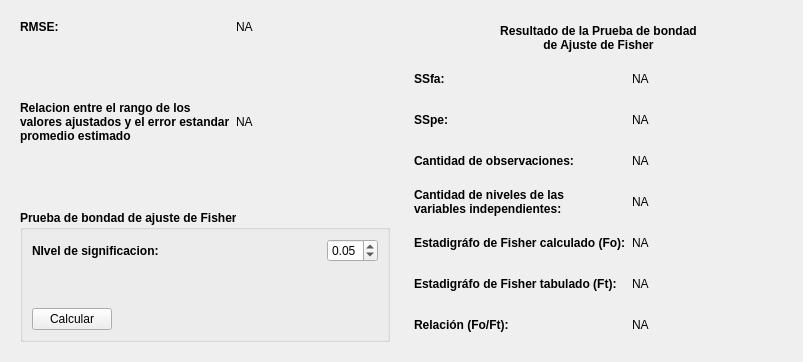
<?xml version="1.0" encoding="UTF-8"?>
<ui version="4.0">
 <class>WidgetTestQualityAdjust</class>
 <widget class="QWidget" name="WidgetTestQualityAdjust">
  <property name="geometry">
   <rect>
    <x>0</x>
    <y>0</y>
    <width>803</width>
    <height>362</height>
   </rect>
  </property>
  <property name="windowTitle">
   <string>Form</string>
  </property>
  <layout class="QHBoxLayout" name="horizontalLayout">
   <item>
    <widget class="QWidget" name="widget" native="true">
     <layout class="QGridLayout" name="gridLayout">
      <item row="0" column="0">
       <widget class="QLabel" name="label">
        <property name="sizePolicy">
         <sizepolicy hsizetype="Maximum" vsizetype="Preferred">
          <horstretch>0</horstretch>
          <verstretch>0</verstretch>
         </sizepolicy>
        </property>
        <property name="font">
         <font>
          <weight>75</weight>
          <bold>true</bold>
         </font>
        </property>
        <property name="text">
         <string>RMSE:</string>
        </property>
       </widget>
      </item>
      <item row="0" column="2">
       <widget class="QLabel" name="lORMSE">
        <property name="sizePolicy">
         <sizepolicy hsizetype="Minimum" vsizetype="Preferred">
          <horstretch>0</horstretch>
          <verstretch>0</verstretch>
         </sizepolicy>
        </property>
        <property name="text">
         <string>NA</string>
        </property>
       </widget>
      </item>
      <item row="1" column="1">
       <spacer name="verticalSpacer_3">
        <property name="orientation">
         <enum>Qt::Vertical</enum>
        </property>
        <property name="sizeHint" stdset="0">
         <size>
          <width>20</width>
          <height>38</height>
         </size>
        </property>
       </spacer>
      </item>
      <item row="2" column="0" colspan="2">
       <widget class="QLabel" name="label_3">
        <property name="sizePolicy">
         <sizepolicy hsizetype="Maximum" vsizetype="Preferred">
          <horstretch>0</horstretch>
          <verstretch>0</verstretch>
         </sizepolicy>
        </property>
        <property name="font">
         <font>
          <weight>75</weight>
          <bold>true</bold>
         </font>
        </property>
        <property name="text">
         <string>Relacion entre el rango de los
valores ajustados y el error estandar
promedio estimado</string>
        </property>
       </widget>
      </item>
      <item row="2" column="2">
       <widget class="QLabel" name="lORelationRangeValuesERRSTD">
        <property name="sizePolicy">
         <sizepolicy hsizetype="Minimum" vsizetype="Preferred">
          <horstretch>0</horstretch>
          <verstretch>0</verstretch>
         </sizepolicy>
        </property>
        <property name="text">
         <string>NA</string>
        </property>
       </widget>
      </item>
      <item row="3" column="1">
       <spacer name="verticalSpacer_2">
        <property name="orientation">
         <enum>Qt::Vertical</enum>
        </property>
        <property name="sizeHint" stdset="0">
         <size>
          <width>20</width>
          <height>38</height>
         </size>
        </property>
       </spacer>
      </item>
      <item row="4" column="0" colspan="3">
       <widget class="QGroupBox" name="groupBox">
        <property name="sizePolicy">
         <sizepolicy hsizetype="Minimum" vsizetype="Preferred">
          <horstretch>0</horstretch>
          <verstretch>0</verstretch>
         </sizepolicy>
        </property>
        <property name="font">
         <font>
          <weight>75</weight>
          <bold>true</bold>
         </font>
        </property>
        <property name="title">
         <string>Prueba de bondad de ajuste de Fisher</string>
        </property>
        <layout class="QVBoxLayout" name="verticalLayout">
         <item>
          <layout class="QHBoxLayout" name="horizontalLayout_2">
           <item>
            <widget class="QLabel" name="label_5">
             <property name="text">
              <string>NIvel de significacion:</string>
             </property>
            </widget>
           </item>
           <item>
            <widget class="QDoubleSpinBox" name="dSBLevelSignification">
             <property name="sizePolicy">
              <sizepolicy hsizetype="Maximum" vsizetype="Fixed">
               <horstretch>0</horstretch>
               <verstretch>0</verstretch>
              </sizepolicy>
             </property>
             <property name="font">
              <font>
               <weight>50</weight>
               <bold>false</bold>
              </font>
             </property>
             <property name="maximum">
              <double>1.000000000000000</double>
             </property>
             <property name="singleStep">
              <double>0.010000000000000</double>
             </property>
             <property name="value">
              <double>0.050000000000000</double>
             </property>
            </widget>
           </item>
          </layout>
         </item>
         <item>
          <spacer name="verticalSpacer">
           <property name="orientation">
            <enum>Qt::Vertical</enum>
           </property>
           <property name="sizeHint" stdset="0">
            <size>
             <width>20</width>
             <height>40</height>
            </size>
           </property>
          </spacer>
         </item>
         <item>
          <layout class="QHBoxLayout" name="horizontalLayout_3">
           <item>
            <widget class="QPushButton" name="pBCalculate">
             <property name="font">
              <font>
               <weight>50</weight>
               <bold>false</bold>
              </font>
             </property>
             <property name="text">
              <string>Calcular</string>
             </property>
            </widget>
           </item>
           <item>
            <spacer name="horizontalSpacer">
             <property name="orientation">
              <enum>Qt::Horizontal</enum>
             </property>
             <property name="sizeHint" stdset="0">
              <size>
               <width>198</width>
               <height>20</height>
              </size>
             </property>
            </spacer>
           </item>
          </layout>
         </item>
        </layout>
       </widget>
      </item>
     </layout>
    </widget>
   </item>
   <item>
    <widget class="QWidget" name="widgetResult" native="true">
     <layout class="QGridLayout" name="gridLayout_2">
      <item row="0" column="0" colspan="2">
       <widget class="QLabel" name="label_6">
        <property name="font">
         <font>
          <weight>75</weight>
          <bold>true</bold>
         </font>
        </property>
        <property name="text">
         <string>Resultado de la Prueba de bondad
de Ajuste de Fisher</string>
        </property>
        <property name="alignment">
         <set>Qt::AlignCenter</set>
        </property>
       </widget>
      </item>
      <item row="1" column="0">
       <widget class="QLabel" name="label_7">
        <property name="sizePolicy">
         <sizepolicy hsizetype="Maximum" vsizetype="Preferred">
          <horstretch>0</horstretch>
          <verstretch>0</verstretch>
         </sizepolicy>
        </property>
        <property name="font">
         <font>
          <weight>75</weight>
          <bold>true</bold>
         </font>
        </property>
        <property name="text">
         <string>SSfa:</string>
        </property>
       </widget>
      </item>
      <item row="1" column="1">
       <widget class="QLabel" name="lOSSfa">
        <property name="text">
         <string>NA</string>
        </property>
       </widget>
      </item>
      <item row="2" column="0">
       <widget class="QLabel" name="label_8">
        <property name="sizePolicy">
         <sizepolicy hsizetype="Maximum" vsizetype="Preferred">
          <horstretch>0</horstretch>
          <verstretch>0</verstretch>
         </sizepolicy>
        </property>
        <property name="font">
         <font>
          <weight>75</weight>
          <bold>true</bold>
         </font>
        </property>
        <property name="text">
         <string>SSpe:</string>
        </property>
       </widget>
      </item>
      <item row="2" column="1">
       <widget class="QLabel" name="lOSSpe">
        <property name="text">
         <string>NA</string>
        </property>
       </widget>
      </item>
      <item row="3" column="0">
       <widget class="QLabel" name="label_9">
        <property name="sizePolicy">
         <sizepolicy hsizetype="Maximum" vsizetype="Preferred">
          <horstretch>0</horstretch>
          <verstretch>0</verstretch>
         </sizepolicy>
        </property>
        <property name="font">
         <font>
          <weight>75</weight>
          <bold>true</bold>
         </font>
        </property>
        <property name="text">
         <string>Cantidad de observaciones:</string>
        </property>
       </widget>
      </item>
      <item row="3" column="1">
       <widget class="QLabel" name="lOCountObsv">
        <property name="text">
         <string>NA</string>
        </property>
       </widget>
      </item>
      <item row="4" column="0">
       <widget class="QLabel" name="label_10">
        <property name="sizePolicy">
         <sizepolicy hsizetype="Maximum" vsizetype="Preferred">
          <horstretch>0</horstretch>
          <verstretch>0</verstretch>
         </sizepolicy>
        </property>
        <property name="font">
         <font>
          <weight>75</weight>
          <bold>true</bold>
         </font>
        </property>
        <property name="text">
         <string>Cantidad de niveles de las
variables independientes:</string>
        </property>
       </widget>
      </item>
      <item row="4" column="1">
       <widget class="QLabel" name="lOCountLevelVarInde">
        <property name="text">
         <string>NA</string>
        </property>
       </widget>
      </item>
      <item row="5" column="0">
       <widget class="QLabel" name="label_11">
        <property name="sizePolicy">
         <sizepolicy hsizetype="Maximum" vsizetype="Preferred">
          <horstretch>0</horstretch>
          <verstretch>0</verstretch>
         </sizepolicy>
        </property>
        <property name="font">
         <font>
          <weight>75</weight>
          <bold>true</bold>
         </font>
        </property>
        <property name="text">
         <string>Estadigráfo de Fisher calculado (Fo):</string>
        </property>
       </widget>
      </item>
      <item row="5" column="1">
       <widget class="QLabel" name="lOEstFisCalFO">
        <property name="text">
         <string>NA</string>
        </property>
       </widget>
      </item>
      <item row="6" column="0">
       <widget class="QLabel" name="label_12">
        <property name="sizePolicy">
         <sizepolicy hsizetype="Maximum" vsizetype="Preferred">
          <horstretch>0</horstretch>
          <verstretch>0</verstretch>
         </sizepolicy>
        </property>
        <property name="font">
         <font>
          <weight>75</weight>
          <bold>true</bold>
         </font>
        </property>
        <property name="text">
         <string>Estadigráfo de Fisher tabulado (Ft):</string>
        </property>
       </widget>
      </item>
      <item row="6" column="1">
       <widget class="QLabel" name="lOEstFisTabFO">
        <property name="text">
         <string>NA</string>
        </property>
       </widget>
      </item>
      <item row="7" column="0">
       <widget class="QLabel" name="label_13">
        <property name="sizePolicy">
         <sizepolicy hsizetype="Maximum" vsizetype="Preferred">
          <horstretch>0</horstretch>
          <verstretch>0</verstretch>
         </sizepolicy>
        </property>
        <property name="font">
         <font>
          <weight>75</weight>
          <bold>true</bold>
         </font>
        </property>
        <property name="text">
         <string>Relación (Fo/Ft):</string>
        </property>
       </widget>
      </item>
      <item row="7" column="1">
       <widget class="QLabel" name="lORelationFOFt">
        <property name="text">
         <string>NA</string>
        </property>
       </widget>
      </item>
     </layout>
    </widget>
   </item>
  </layout>
 </widget>
 <resources/>
 <connections/>
</ui>
